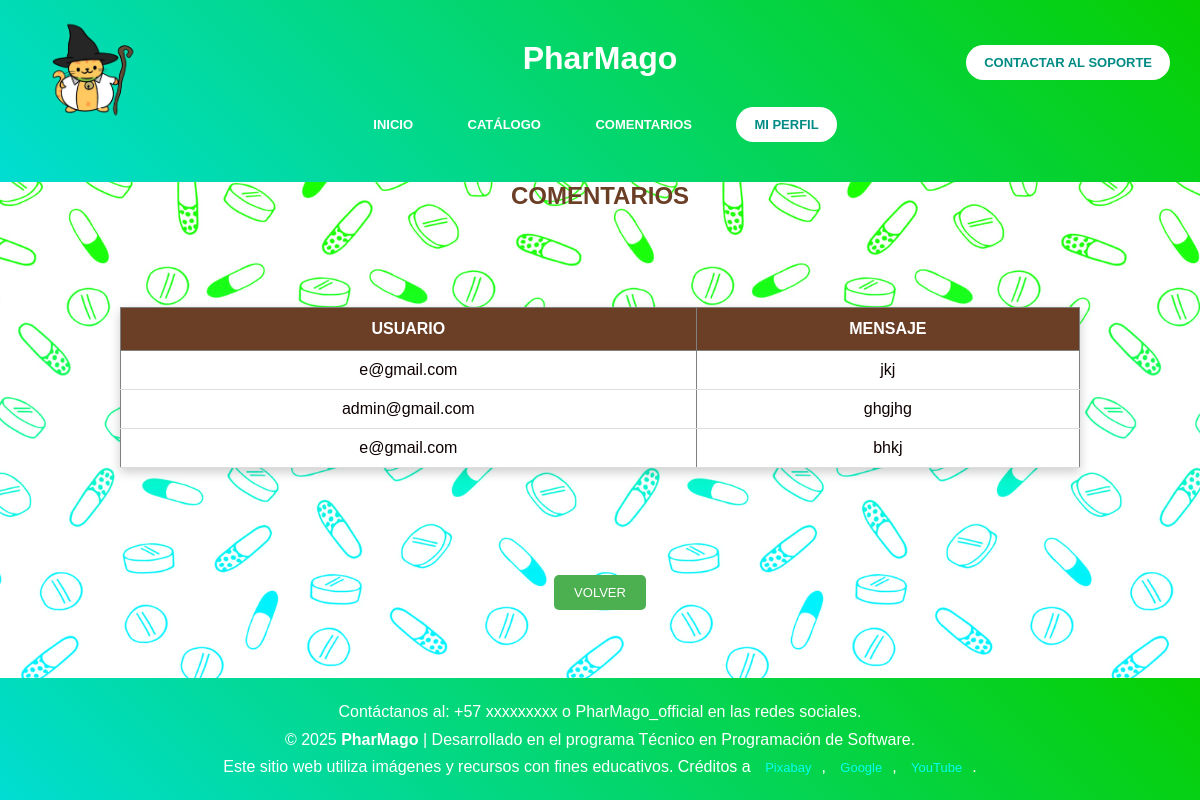
Page /usuario/comunidad.php (signed in) on the earlier database version.
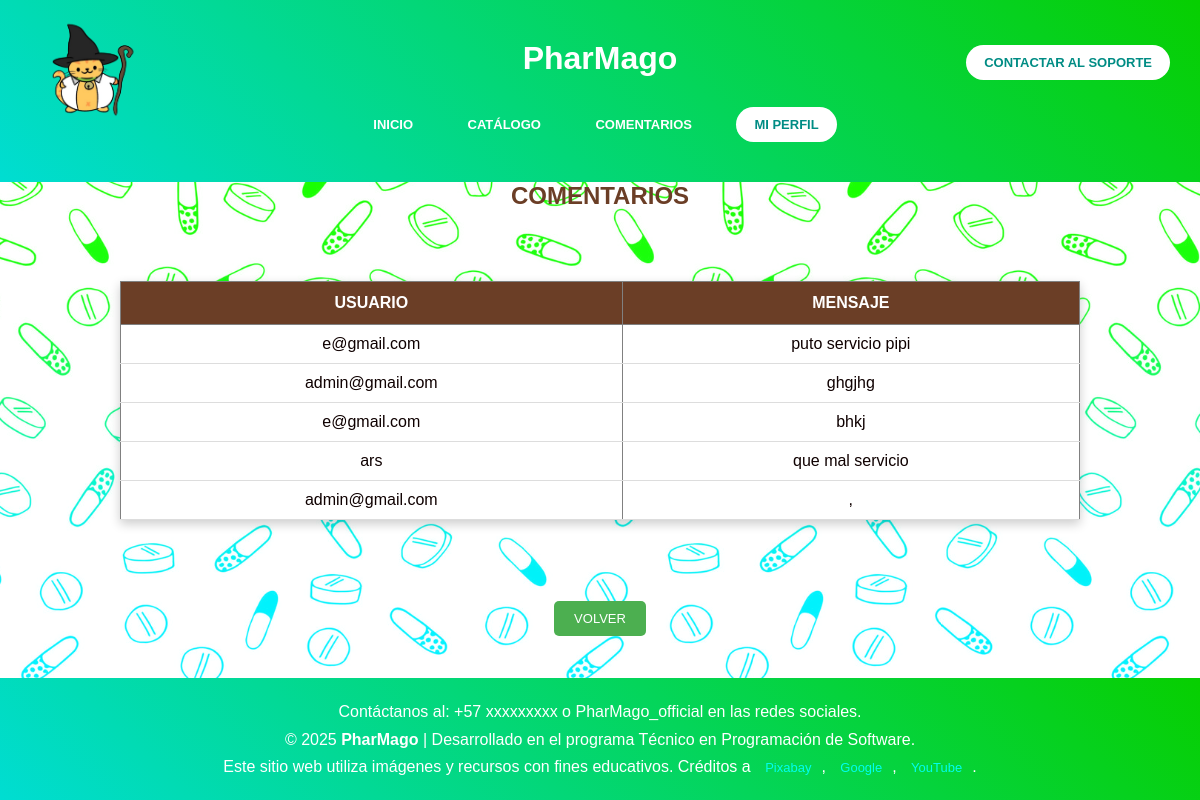
Same page on the later database version.
### tables this page shows
CREATE TABLE `mensajes` (
  `cod_mensaje` int(11) NOT NULL,
  `usuario` varchar(50) NOT NULL,
  `mensaje` varchar(150) NOT NULL,
  `estado` enum('activo','inactivo','pendiente','realizado') NOT NULL
);

### usuario/comunidad.php (the view, shortened to what this page needs)
<!DOCTYPE html>
<html lang="en">
<head>
<link rel="stylesheet" href="../css/general_admin.css">
</head>
    <header>
        <div class="contenedor">
            <img src="../imagenes/logo.png" alt="Logo PharMago">
        </div>
        <div class="contenedor1">
            <a href="./soporte.php" class="button">
                CONTACTAR AL SOPORTE
            </a>
        </div>
        <h1>PharMago</h1>
        <nav>
            <a href="./index_usuario.php">INICIO</a>
            <a href="./usu_catalogo.php">CATÁLOGO</a>
            <a href="./comunidad.php">COMENTARIOS</a>
                        <a href="./perfil.php" class="button">
                MI PERFIL
            </a>
        </nav>
    </header>
<body>
        <?php
            Include("../conexion.php");
            $activos=$conn->query("Select * from mensajes where estado='Activo'");
         ?>
    <h2 style="text-align:center; ">COMENTARIOS </h2>
    <table border="1" width="80%" align="center">
        <tr><th>USUARIO</th><th>MENSAJE</th><tr>
         <?php while($row= $activos->fetch_assoc())
         {
            ?>
            <tr>
            <td><?php echo $row["usuario"];?></td>
            <td><?php echo $row["mensaje"];?></td>
        </tr>
        <?php } ?>
    </table>
    <br>
    <div class="footer">
    <a href="./index_usuario.php">VOLVER</a>
</div>
    <footer>
        <p>
            Contáctanos al:
            +57 xxxxxxxxx o PharMago_official en las redes sociales.
        </p>
        <p>
            © 2025 <strong>PharMago</strong> |
            Desarrollado en el programa Técnico en Programación de Software.
        </p>
        <p>
            Este sitio web utiliza imágenes y recursos con fines educativos.
            Créditos a
            <a href="https://pixabay.com" target="_blank">Pixabay</a>,
            <a href="https://google.com" target="_blank">Google</a>,
            <a href="https://youtube.com" target="_blank">YouTube</a>.
        </p>
    </footer>
</body>
</html>

Differences in the rows shown:
no longer on this page (row edited): mensajes: usuario "e@gmail.com", mensaje "jkj"
now on this page (row edited): mensajes: usuario "e@gmail.com", mensaje "puto servicio pipi"
added mensajes: usuario "ars", mensaje "que mal servicio"
added mensajes: usuario "admin@gmail.com", mensaje ","
